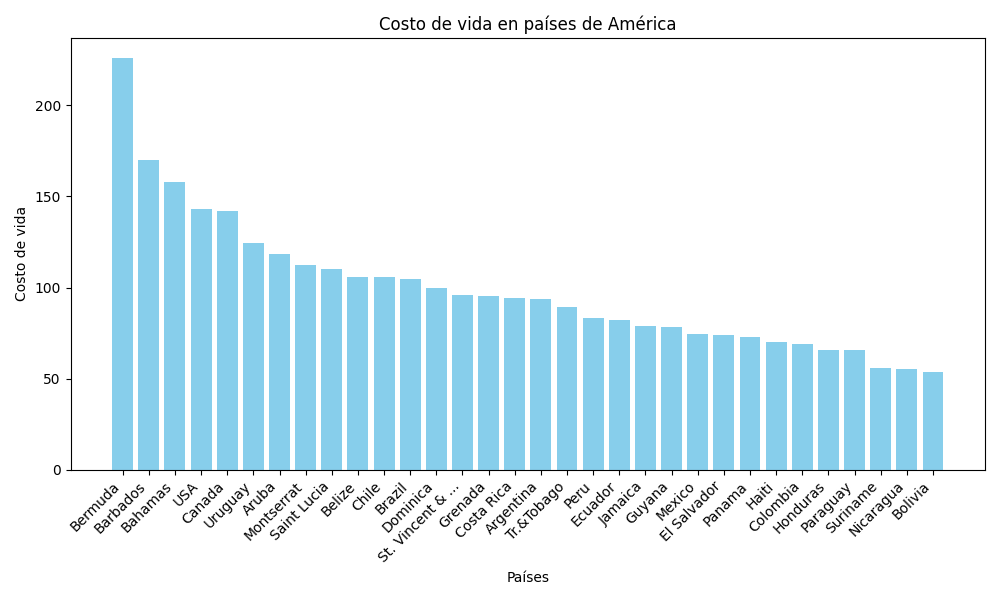

Generate this figure with Python:
import pandas as pd
import matplotlib.pyplot as plt

datos = pd.read_csv('living.csv')

# datos de AMERICA
paises_america = datos[datos['Continent'] == 'America']

# Grafica
plt.figure(figsize=(10, 6)) 
plt.bar(paises_america['Countries'], paises_america['Cost of living, 2017'], color='skyblue')
plt.xlabel('Países')
plt.ylabel('Costo de vida')
plt.title('Costo de vida en países de América')
plt.xticks(rotation=45, ha='right')
plt.tight_layout()
plt.show()
